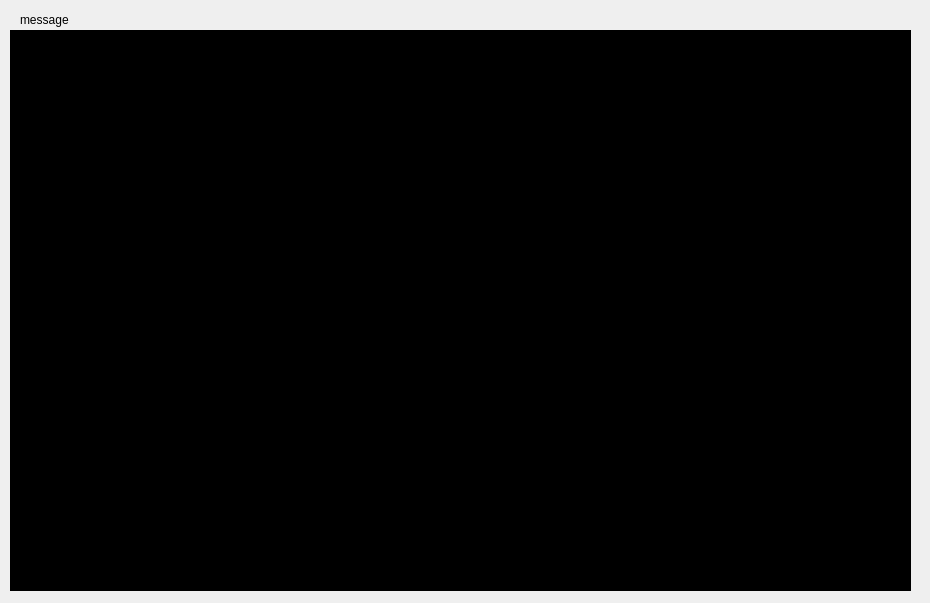
<?xml version="1.0" encoding="UTF-8"?>
<ui version="4.0">
 <class>exec_cmd</class>
 <widget class="QDialog" name="exec_cmd">
  <property name="geometry">
   <rect>
    <x>0</x>
    <y>0</y>
    <width>930</width>
    <height>603</height>
   </rect>
  </property>
  <property name="windowTitle">
   <string>Dialog</string>
  </property>
  <widget class="QLabel" name="label_2">
   <property name="geometry">
    <rect>
     <x>20</x>
     <y>10</y>
     <width>63</width>
     <height>20</height>
    </rect>
   </property>
   <property name="text">
    <string>message</string>
   </property>
  </widget>
  <widget class="QTextEdit" name="logs">
   <property name="enabled">
    <bool>true</bool>
   </property>
   <property name="geometry">
    <rect>
     <x>10</x>
     <y>30</y>
     <width>901</width>
     <height>561</height>
    </rect>
   </property>
   <property name="styleSheet">
    <string notr="true">background-color: rgb(0, 0, 0);
color: rgb(238, 238, 236);</string>
   </property>
   <property name="verticalScrollBarPolicy">
    <enum>Qt::ScrollBarAsNeeded</enum>
   </property>
   <property name="sizeAdjustPolicy">
    <enum>QAbstractScrollArea::AdjustToContents</enum>
   </property>
  </widget>
 </widget>
 <resources/>
 <connections/>
</ui>
